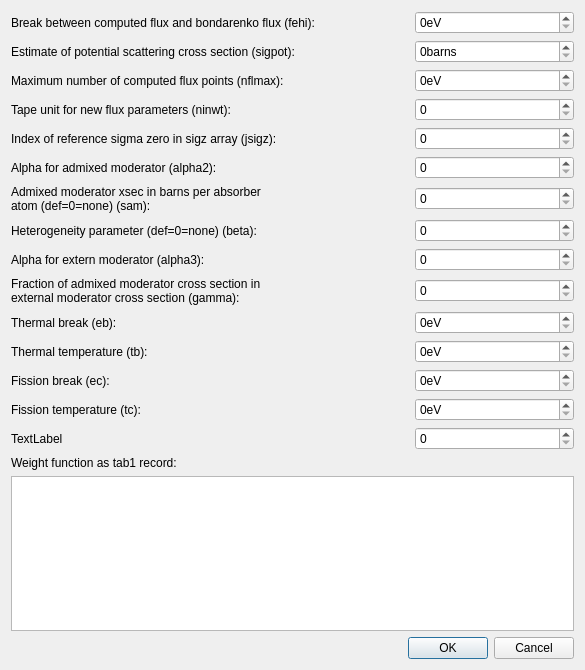
<?xml version="1.0" encoding="UTF-8"?>
<ui version="4.0">
 <class>NJOYGroupInputweightFunctionOptions</class>
 <widget class="QWidget" name="NJOYGroupInputweightFunctionOptions">
  <property name="geometry">
   <rect>
    <x>0</x>
    <y>0</y>
    <width>585</width>
    <height>670</height>
   </rect>
  </property>
  <property name="windowTitle">
   <string>Form</string>
  </property>
  <layout class="QGridLayout" name="gridLayout">
   <item row="0" column="0">
    <layout class="QGridLayout" name="gridLayout_3">
     <item row="8" column="5" colspan="2">
      <widget class="QSpinBox" name="spinBoxBeta"/>
     </item>
     <item row="7" column="0" colspan="5">
      <widget class="QLabel" name="labelSam">
       <property name="text">
        <string>Admixed moderator xsec in barns per absorber
atom (def=0=none) (sam):</string>
       </property>
      </widget>
     </item>
     <item row="15" column="5" colspan="2">
      <widget class="QSpinBox" name="spinBox"/>
     </item>
     <item row="14" column="5" colspan="2">
      <widget class="QSpinBox" name="spinBoxFissionTemperature">
       <property name="suffix">
        <string>eV</string>
       </property>
       <property name="maximum">
        <number>100000</number>
       </property>
      </widget>
     </item>
     <item row="13" column="0" colspan="5">
      <widget class="QLabel" name="labelEc">
       <property name="text">
        <string>Fission break (ec):</string>
       </property>
      </widget>
     </item>
     <item row="0" column="5" colspan="2">
      <widget class="QSpinBox" name="spinBoxFehi">
       <property name="suffix">
        <string>eV</string>
       </property>
       <property name="maximum">
        <number>100000</number>
       </property>
      </widget>
     </item>
     <item row="2" column="5" colspan="2">
      <widget class="QSpinBox" name="spinBoxNflmax">
       <property name="suffix">
        <string>eV</string>
       </property>
       <property name="maximum">
        <number>100000</number>
       </property>
      </widget>
     </item>
     <item row="9" column="5" colspan="2">
      <widget class="QSpinBox" name="spinBoxAlphaForExternalModerator"/>
     </item>
     <item row="9" column="0" colspan="5">
      <widget class="QLabel" name="labelAlpha3">
       <property name="text">
        <string>Alpha for extern moderator (alpha3):</string>
       </property>
      </widget>
     </item>
     <item row="10" column="5" colspan="2">
      <widget class="QSpinBox" name="spinBoxFractionOfAdmixed"/>
     </item>
     <item row="11" column="5" colspan="2">
      <widget class="QSpinBox" name="spinBoxThermalBreak">
       <property name="suffix">
        <string>eV</string>
       </property>
       <property name="maximum">
        <number>100000</number>
       </property>
      </widget>
     </item>
     <item row="3" column="0" colspan="5">
      <widget class="QLabel" name="labelNinwt">
       <property name="text">
        <string>Tape unit for new flux parameters (ninwt):</string>
       </property>
      </widget>
     </item>
     <item row="14" column="0" colspan="5">
      <widget class="QLabel" name="labelTc">
       <property name="text">
        <string>Fission temperature (tc):</string>
       </property>
      </widget>
     </item>
     <item row="3" column="5" colspan="2">
      <widget class="QSpinBox" name="spinBoxNinwt">
       <property name="maximum">
        <number>200</number>
       </property>
      </widget>
     </item>
     <item row="11" column="0" colspan="5">
      <widget class="QLabel" name="labelEb">
       <property name="text">
        <string>Thermal break (eb):</string>
       </property>
      </widget>
     </item>
     <item row="13" column="5" colspan="2">
      <widget class="QSpinBox" name="spinBoxFissionBreak">
       <property name="suffix">
        <string>eV</string>
       </property>
       <property name="maximum">
        <number>100000</number>
       </property>
      </widget>
     </item>
     <item row="8" column="0" colspan="5">
      <widget class="QLabel" name="labelBeta">
       <property name="text">
        <string>Heterogeneity parameter (def=0=none) (beta):</string>
       </property>
      </widget>
     </item>
     <item row="18" column="0" colspan="7">
      <widget class="QDialogButtonBox" name="buttonBox">
       <property name="standardButtons">
        <set>QDialogButtonBox::Cancel|QDialogButtonBox::Ok</set>
       </property>
      </widget>
     </item>
     <item row="4" column="5" rowspan="2" colspan="2">
      <widget class="QSpinBox" name="spinBoxIndexSigmaZero"/>
     </item>
     <item row="10" column="0" colspan="5">
      <widget class="QLabel" name="labelGamma">
       <property name="text">
        <string>Fraction of admixed moderator cross section in
external moderator cross section (gamma):</string>
       </property>
      </widget>
     </item>
     <item row="7" column="5" colspan="2">
      <widget class="QSpinBox" name="spinBoxSam"/>
     </item>
     <item row="6" column="0" colspan="5">
      <widget class="QLabel" name="labelAlpha2">
       <property name="text">
        <string>Alpha for admixed moderator (alpha2):</string>
       </property>
      </widget>
     </item>
     <item row="12" column="5" colspan="2">
      <widget class="QSpinBox" name="spinBoxThermalTemperature">
       <property name="suffix">
        <string>eV</string>
       </property>
       <property name="maximum">
        <number>100000</number>
       </property>
      </widget>
     </item>
     <item row="1" column="0" colspan="5">
      <widget class="QLabel" name="label_13">
       <property name="text">
        <string>Estimate of potential scattering cross section (sigpot):</string>
       </property>
      </widget>
     </item>
     <item row="4" column="0" rowspan="2" colspan="5">
      <widget class="QLabel" name="labelJsigz">
       <property name="text">
        <string>Index of reference sigma zero in sigz array (jsigz):</string>
       </property>
      </widget>
     </item>
     <item row="1" column="5" colspan="2">
      <widget class="QSpinBox" name="spinBoxEstimateOfPotential">
       <property name="suffix">
        <string>barns</string>
       </property>
       <property name="maximum">
        <number>100000</number>
       </property>
      </widget>
     </item>
     <item row="12" column="0" colspan="5">
      <widget class="QLabel" name="labelTb">
       <property name="text">
        <string>Thermal temperature (tb):</string>
       </property>
      </widget>
     </item>
     <item row="0" column="0" colspan="5">
      <widget class="QLabel" name="label_12">
       <property name="text">
        <string>Break between computed flux and bondarenko flux (fehi):</string>
       </property>
      </widget>
     </item>
     <item row="2" column="0" colspan="5">
      <widget class="QLabel" name="labelnflmax">
       <property name="text">
        <string>Maximum number of computed flux points (nflmax):</string>
       </property>
      </widget>
     </item>
     <item row="15" column="0" colspan="5">
      <widget class="QLabel" name="label">
       <property name="text">
        <string>TextLabel</string>
       </property>
      </widget>
     </item>
     <item row="16" column="0" colspan="7">
      <widget class="QLabel" name="labelWeighFunction">
       <property name="text">
        <string>Weight function as tab1 record:</string>
       </property>
      </widget>
     </item>
     <item row="6" column="5" colspan="2">
      <widget class="QSpinBox" name="spinBoxAlphaForAdmixedModerator"/>
     </item>
     <item row="17" column="0" colspan="7">
      <widget class="QPlainTextEdit" name="plainTextEditWeightFunction"/>
     </item>
    </layout>
   </item>
  </layout>
 </widget>
 <resources/>
 <connections/>
</ui>
